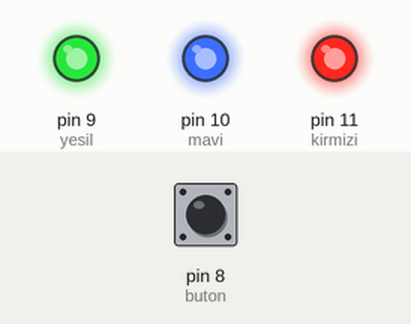
Recording of a sketch running on a simulated Arduino Uno, built with avr-gcc and run on an emulated ATmega328P. On the bench: output pins drawn as LEDs (lit = HIGH). Dashed ring = blinking. The test bench sets the inputs (shaded band); at power-on: pin 8 (buton) LOW.

Above: at 1.2 s.
1.3 s: pin 8 (buton) pulled HIGH for 0.15 s
At 3.0 s:
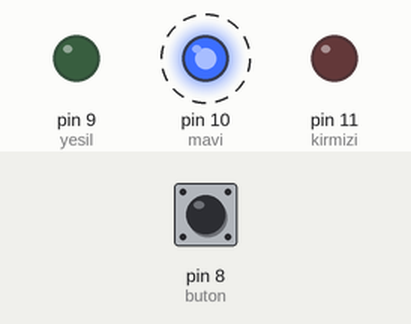
4.4 s: pin 8 (buton) pulled HIGH for 1 s
At 5.2 s:
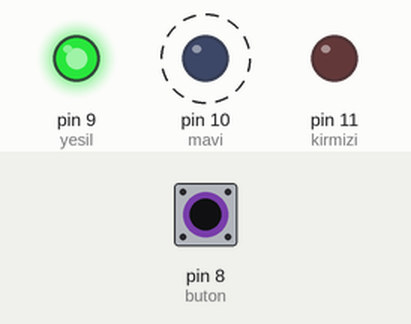
8.4 s: pin 8 (buton) pulled HIGH for 3.2 s
At 11.2 s:
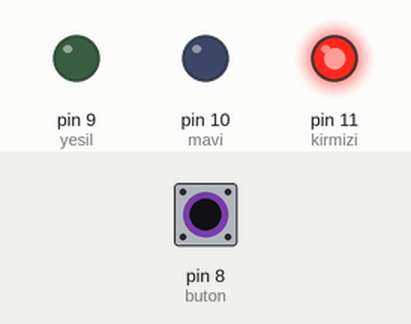
Timing chart, 0 to 15.9 s (numbered marks = the images above; inputs shaded):
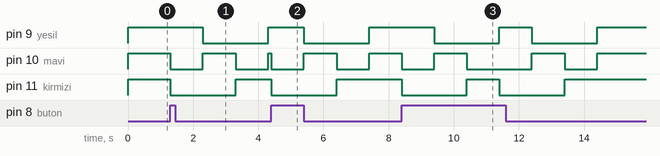

The sketch:

RGB_Led_Kod.ino
```cpp
#define kirmizi 11
#define mavi 10
#define yesil 9
#define buton 8

void setup() {
  pinMode(buton,INPUT);
  pinMode(kirmizi, OUTPUT); // put your setup code here, to run once:
  pinMode(mavi, OUTPUT);
  pinMode(yesil, OUTPUT);
}

void loop() {
 int buton_durumu = digitalRead(buton);

  if (buton_durumu == 1){
    digitalWrite(kirmizi, 0);
  digitalWrite(mavi, 0);
  digitalWrite(yesil, 200);
  delay(1000);
  digitalWrite(kirmizi, 0);
  digitalWrite(mavi, 200);
  digitalWrite(yesil, 0);
  delay(1000);
  digitalWrite(kirmizi, 200);
  digitalWrite(mavi, 0);
  digitalWrite(yesil, 0);
  delay(1000);


  }


  else{
   digitalWrite(kirmizi, HIGH);
  digitalWrite(mavi, HIGH);
  digitalWrite(yesil, HIGH);
}
}
```

Measured:
- after the input at 1.3 s, pin 9 (yesil): HIGH → LOW after 1.0 s, → HIGH 2.0 s later; pin 10 (mavi): alternates HIGH for 1.0 s and LOW for 1.0 s, starting at once; pin 11 (kirmizi): HIGH → LOW at once, → HIGH 2.0 s later
- after the input at 4.4 s, pin 9 (yesil): HIGH → LOW after 1.0 s, → HIGH 2.0 s later; pin 10 (mavi): alternates HIGH for 1.0 s and LOW for 1.0 s, starting at once; pin 11 (kirmizi): HIGH → LOW at once, → HIGH 2.0 s later
- after the input at 8.4 s, pin 9 (yesil): alternates HIGH for 1.0 s and LOW for 2.0 s, 4 changes in all, then stays HIGH, starting after 1.0 s; pin 10 (mavi): goes LOW 1.0 s, HIGH 1.0 s, LOW 2.0 s, HIGH 1.0 s, LOW 1.0 s, then HIGH, starting at once
